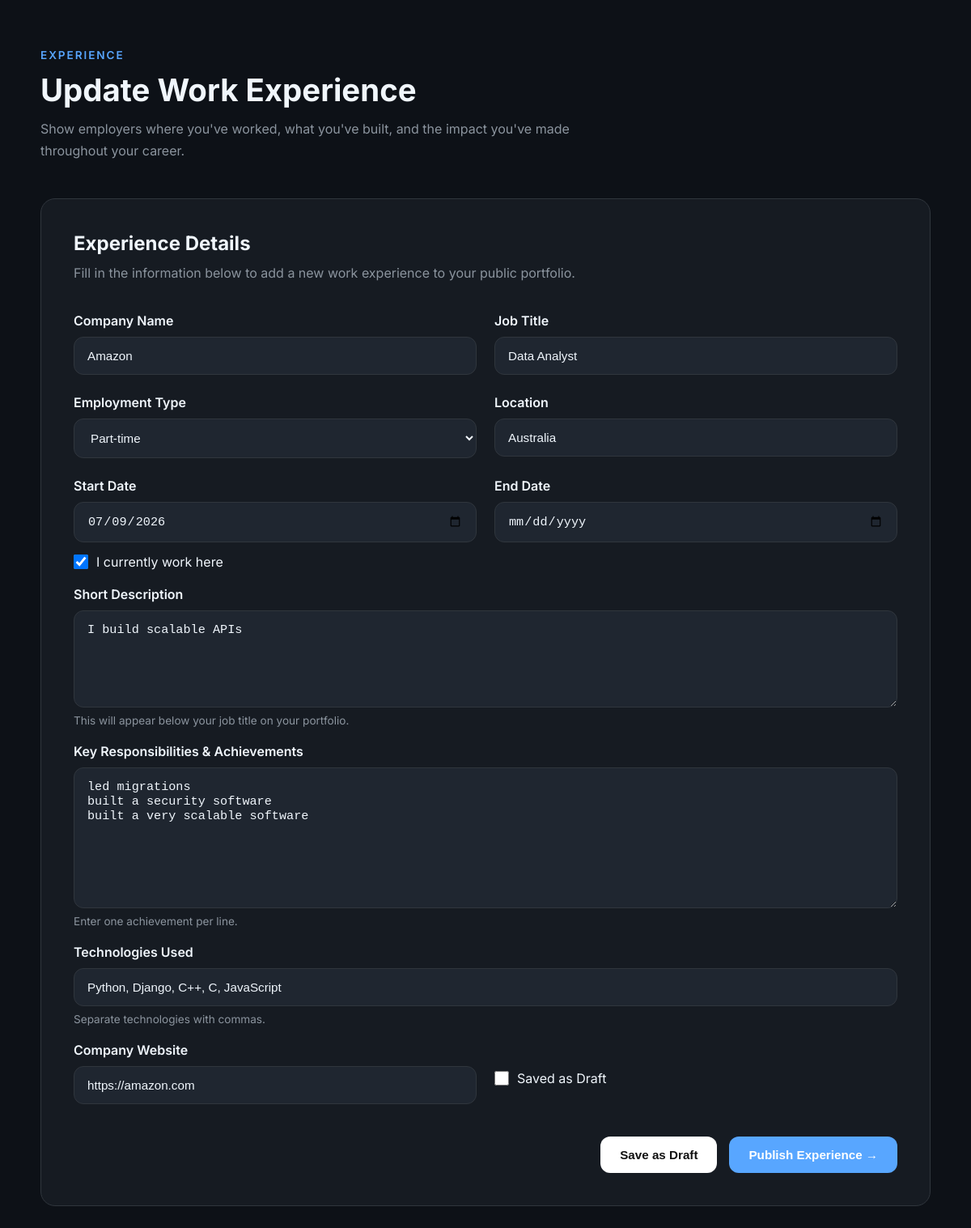
Screenshot of /update-experience/4 with the database file from the repository.
### home/models.py (models this page shows)
class UserExperience(models.Model):
    STATUS = (
        ('Draft', 'Draft'),
        ('Published', 'Published')
    )
    user = models.ForeignKey(settings.AUTH_USER_MODEL, on_delete=models.CASCADE)
    company_name = models.CharField(max_length=225)
    job_title = models.CharField(max_length=225)
    employment_type = models.CharField(max_length=225)
    location = models.CharField(max_length=225)
    start_time = models.DateField()
    end_time = models.DateField(null=True)
    short_description = models.TextField()
    key_responsibilities = models.TextField(max_length=1000, null=True)
    company_website = models.URLField()
    tech_stack = models.TextField(max_length=1000, default='', null=True)
    status = models.CharField(max_length=225, choices=STATUS, null=True)
    working_currently = models.BooleanField(default=False)
    uploaded_on = models.DateTimeField(auto_now_add=True)

### home/views.py (the view, shortened to what this page needs)
# urls.py: path('update-experience/<int:id>', views.update_experience_page, name='update_experience'),
def update_experience_page(request, id):
    user = request.user
    user_experience = UserExperience.objects.filter(id=id).first()
    context = {
        'user_experience': user_experience,
    }
    return render(request, 'update_experience.html', context)

### templates/update_experience.html (shortened to what this page needs)
<!DOCTYPE html>
<html lang="en">
<head>
</head>
<body>
<div class="container">
<p class="eyebrow">
Experience
</p>
<h1 class="page-title">
Update Work Experience
</h1>
<p class="page-description">
Show employers where you've worked, what you've built, and the impact you've made throughout your career.
</p>
<section class="panel">
<div class="panel-header">
<h2>
Experience Details
</h2>
<p>
Fill in the information below to add a new work experience to your public portfolio.
</p>
</div>
<form action="/update-experience/{{user_experience.id}}" method="POST">
<div class="form-row">
<div class="form-group">
<label>
Company Name
</label>
<input
type="text"
name="company_name"
placeholder="e.g. Microsoft"
value="{{user_experience.company_name}}"
required>
</div>
<div class="form-group">
<label>
Job Title
</label>
<input
type="text"
name="job_title"
placeholder="e.g. Senior Backend Engineer"
value="{{user_experience.job_title}}"
required>
</div>
</div>
<div class="form-row">
<div class="form-group">
<label>
Employment Type
</label>
<select name="employment_type">
<option value="{{ user_experience.employment_type }}" selected>
    {{ user_experience.employment_type }}
</option>
</select>
</div>
<div class="form-group">
<label>
Location
</label>
<input
type="text"
name="location"
placeholder="Remote, Lagos, London..." value="{{user_experience.location}}">
</div>
</div>
<div class="date-grid">
<div class="form-group">
<label>
Start Date
</label>
<input
type="date"
name="start_date"
required value="{{user_experience.start_time|date:'Y-m-d'}}">
</div>
<div class="form-group">
<label>
End Date
</label>
<input
type="date"
name="end_date"
id="endDate" value="{{ user_experience.end_time|date:'Y-m-d' }}">
</div>
</div>
<div class="checkbox">
    <input
    type="checkbox"
    id="currentJob"
    name="current_job" {% if user_experience.working_currently %}checked{% endif %}>
    <label for="currentJob">
    I currently work here
    </label>
    </div>
<br>
<div class="form-group full-width">
    <label>
    Short Description
    </label>
    <textarea
    name="short_description"
    rows="4"
    placeholder="Briefly describe your role and responsibilities.">{{user_experience.short_description}}</textarea>
    <p class="form-note">
    This will appear below your job title on your portfolio.
    </p>
    </div>
    <br>
    <div class="form-group full-width">
    <label>
    Key Responsibilities & Achievements
    </label>
    <textarea
    name="achievements"
    rows="8"
    placeholder="• Led migration to a microservices architecture&#10;• Reduced API response time by 65%&#10;• Mentored five junior developers&#10;• Built CI/CD pipelines">{{user_experience.key_responsibilities}}</textarea>
    <p class="form-note">
    Enter one achievement per line.
    </p>
    </div>
    <br>
    <div class="form-group full-width">
    <label>
    Technologies Used
    </label>
    <input
    type="text"
    name="tech_stack"
    placeholder="Python, Django, PostgreSQL, Docker, AWS" value="{{user_experience.tech_stack}}">
    <p class="form-note">
    Separate technologies with commas.
    </p>
    </div>
    <br>
    <div class="form-row">
    <div class="form-group">
    <label>
    Company Website
    </label>
    <input
    type="url"
    name="company_website"
    placeholder="https://company.com" value="{{user_experience.company_website}}">
    </div>
    <div class="checkbox">
        <input
        type="checkbox"
        id="currentJob"
        name="" {% if user_experience.status == 'Draft' %}checked{% endif %}>
        <label for="currentJo">
        Saved as Draft
        </label>
        </div>
    </div>
    <div style="display:flex;justify-content:flex-end;gap:15px;margin-top:40px;flex-wrap:wrap;">
    <button
    type="submit"
    name="action"
    value="draft"
    class="btn btn-secondary">
    Save as Draft
    </button>
    <button
    type="submit"
    name="action"
    value="published"
    class="btn btn-primary">
    Publish Experience →
    </button>
    </div>
    </form>
    </section>
    </div>
    </body>
    </html>

### templates/update_experience.html (style rules this page uses)
* { margin:0; padding:0; box-sizing:border-box; }
:root { --bg:#0d1117; --surface:#161b22; --surface-light:#1f2630; --border:#30363d; --primary:#58a6ff; --primary-dark:#1f6feb; --text:#f0f6fc; --text-light:#8b949e; --radius:16px; --transition:.3s ease; }
body { background:var(--bg); color:var(--text); font-family:Inter,sans-serif; }
.container { width:min(1100px,92%); margin:auto; padding:60px 0; }
.eyebrow { color:var(--primary); font-size:.85rem; font-weight:600; text-transform:uppercase; letter-spacing:.12rem; margin-bottom:12px; }
.page-title { font-size:2.4rem; font-weight:700; margin-bottom:12px; }
.page-description { color:var(--text-light); max-width:700px; line-height:1.7; margin-bottom:45px; }
.panel { background:var(--surface); border:1px solid var(--border); border-radius:18px; padding:40px; }
.panel-header { margin-bottom:35px; }
.panel-header h2 { font-size:1.5rem; margin-bottom:10px; }
.panel-header p { color:var(--text-light); line-height:1.6; }
.form-row { display:grid; grid-template-columns:repeat(2,1fr); gap:22px; margin-bottom:24px; }
.form-group { display:flex; flex-direction:column; }
.form-group label { margin-bottom:10px; font-weight:600; }
.form-group input, .form-group select, .form-group textarea { width:100%; padding:14px 16px; border-radius:12px; border:1px solid var(--border); background:var(--surface-light); color:var(--text); font-size:.95rem; outline:none; transition:var(--transition); }
.form-group textarea { resize:vertical; min-height:120px; }
.full-width { grid-column:1/-1; }
.form-note { color:var(--text-light); font-size:.85rem; margin-top:8px; }
.checkbox { display:flex; align-items:center; gap:10px; margin-top:14px; }
.checkbox input { width:18px; height:18px; }
.date-grid { display:grid; grid-template-columns:repeat(2,1fr); gap:22px; }
.btn { padding:14px 24px; border:none; border-radius:12px; cursor:pointer; font-size:.95rem; font-weight:600; transition:.3s; }
.btn-primary { background:var(--primary); color:white; }
.btn-secondary { background:white; color:#111; }

### rows the page displays
UserExperience: company_name "Amazon", job_title "Data Analyst", employment_type "Part-time", location "Australia", start_date "07/09/2026", working_currently "☑", short_description "I build scalable APIs", achievements "led migrations built a security software built a very scalable software", tech_stack "Python, Django, C++, C, JavaScript", company_website "https://amazon.com"
